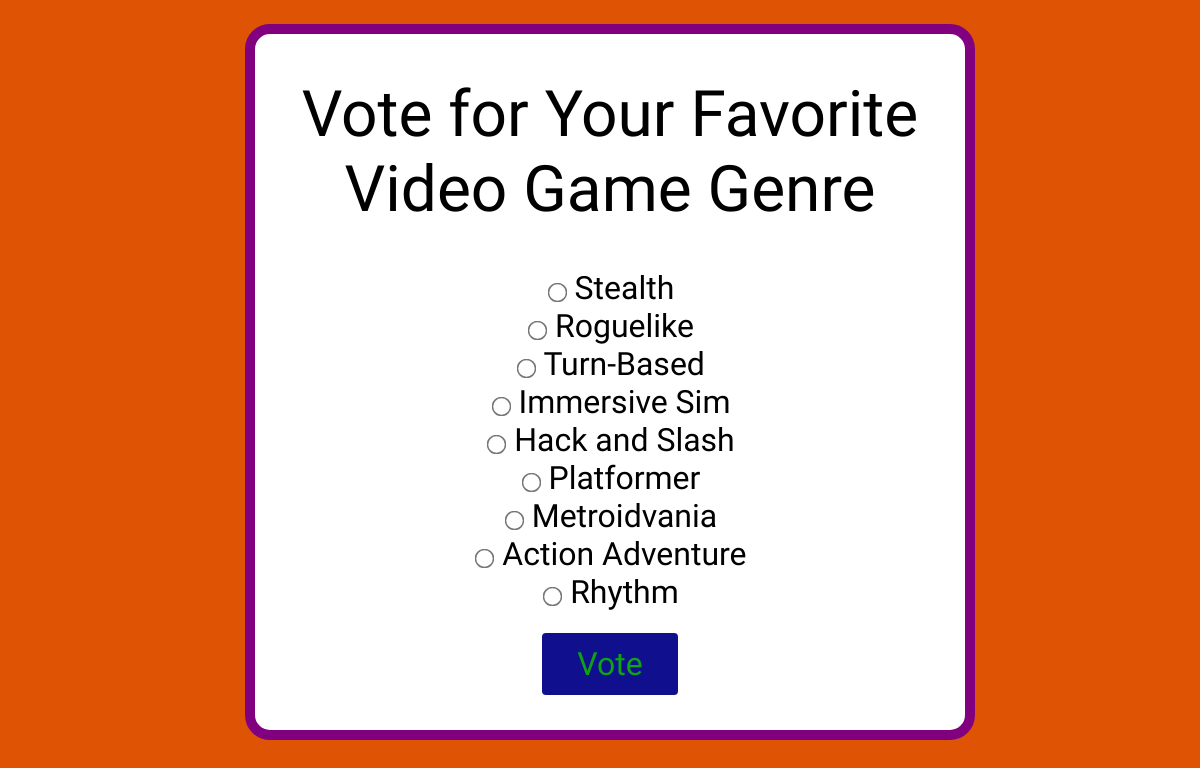
The page / on the database its author committed.
### tables this page shows
CREATE TABLE choices(
        id INTEGER PRIMARY KEY AUTOINCREMENT,
        genre TEXT NOT NULL,
        votes INTEGER DEFAULT 0
    );

### app.py (the view, shortened to what this page needs)
@app.route('/', methods=['GET', 'POST'])
def index():
    conn = sqlite3.connect('poll.db')
    c = conn.cursor()
    has_voted = request.cookies.get('has_voted')
    c.execute('SELECT id, genre FROM choices')
    choices = c.fetchall()
    conn.close()
    return render_template('index.html', choices=choices)

### templates/index.html (shortened to what this page needs)
<!doctype html>
<html>
<head>
</head>
<body>
    <div>
        <h1>Vote for Your Favorite Video Game Genre</h1>
        <form method="POST">
            {% for id, genre in choices %}
                <input type="radio" name="genre" value="{{ id }}" required> {{ genre }}<br>
            {% endfor %}
            <button type="submit">Vote</button>
        </form>
    </div>
</body>
</html>

### templates/index.html (style rules this page uses)
body { font-family: "Rubik Glitch", serif; font-size: xx-large; background-color: #de5404; }
h1 { font-weight: normal; }
div { border-radius: 25px; text-align: center; background-color: white; border: 10px solid purple; width: 60%; margin-left: 20%; margin-top: 2%; padding-bottom: 3%; }
input[type=radio] { transform: scale(1.5); }
button[type=submit] { font-family: "Rubik Glitch", serif; font-size: xx-large; background-color: #10108f; color: #0da312; padding: 12px 20px; border: none; border-radius: 4px; cursor: pointer; margin-top: 3%; padding-left: 5%; padding-right: 5%; }

### rows shown on the page
choices: genre "Stealth"
choices: genre "Roguelike"
choices: genre "Turn-Based"
choices: genre "Immersive Sim"
choices: genre "Hack and Slash"
choices: genre "Platformer"
choices: genre "Metroidvania"
choices: genre "Action Adventure"
choices: genre "Rhythm"
